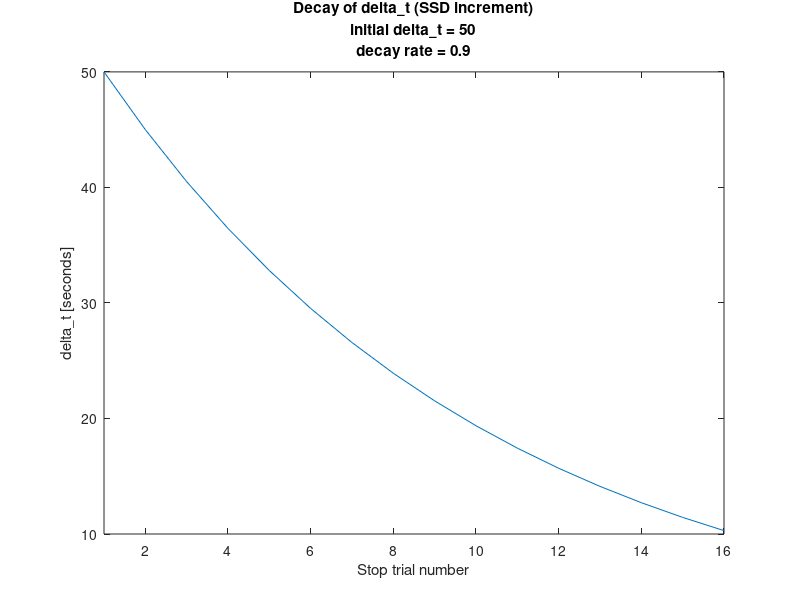

MATLAB code to generate this figure:
% Use this script to visualize the exponential decay of delta_t, the
% increment by which the stop signal delay changes in between stop trials.
% Set the initial delta_t, the decay rate, and the number of stop trials
% for each staircase (half the total number of trials with two staircases)
% to your desired values. 
%%%%%%%%%%%%%%%%%%%%%%%%%%%%%%%%%%%
delta_t_initial = 50; % Initial increment by which ssd changes between stop trials
delta_t_decay = 0.9; % Decay rate
n_trials = 16; % Number of stop trials (1 staircase only). Should be half the total number of stop trials in a session.
%%%%%%%%%%%%%%%%%%%%%%%%%%%%%%%%%%%



ssds = zeros(n_trials, 1);
ssds(1) = delta_t_initial;

for t = 2:n_trials
    ssds(t) = ssds(t-1)*delta_t_decay;
end

disp(['delta_t values for ' num2str(n_trials) ' trials with decay rate of ' num2str(delta_t_decay)]);
disp(ssds)

close all;
figure;
plot(ssds);
title({'Decay of delta\_t (SSD increment)', ['initial delta\_t = ' num2str(delta_t_initial)], ['decay rate = ' num2str(delta_t_decay)]});
xlabel('Stop trial number');
ylabel('delta\_t [seconds]');
xlim([1 n_trials]);

clear 
